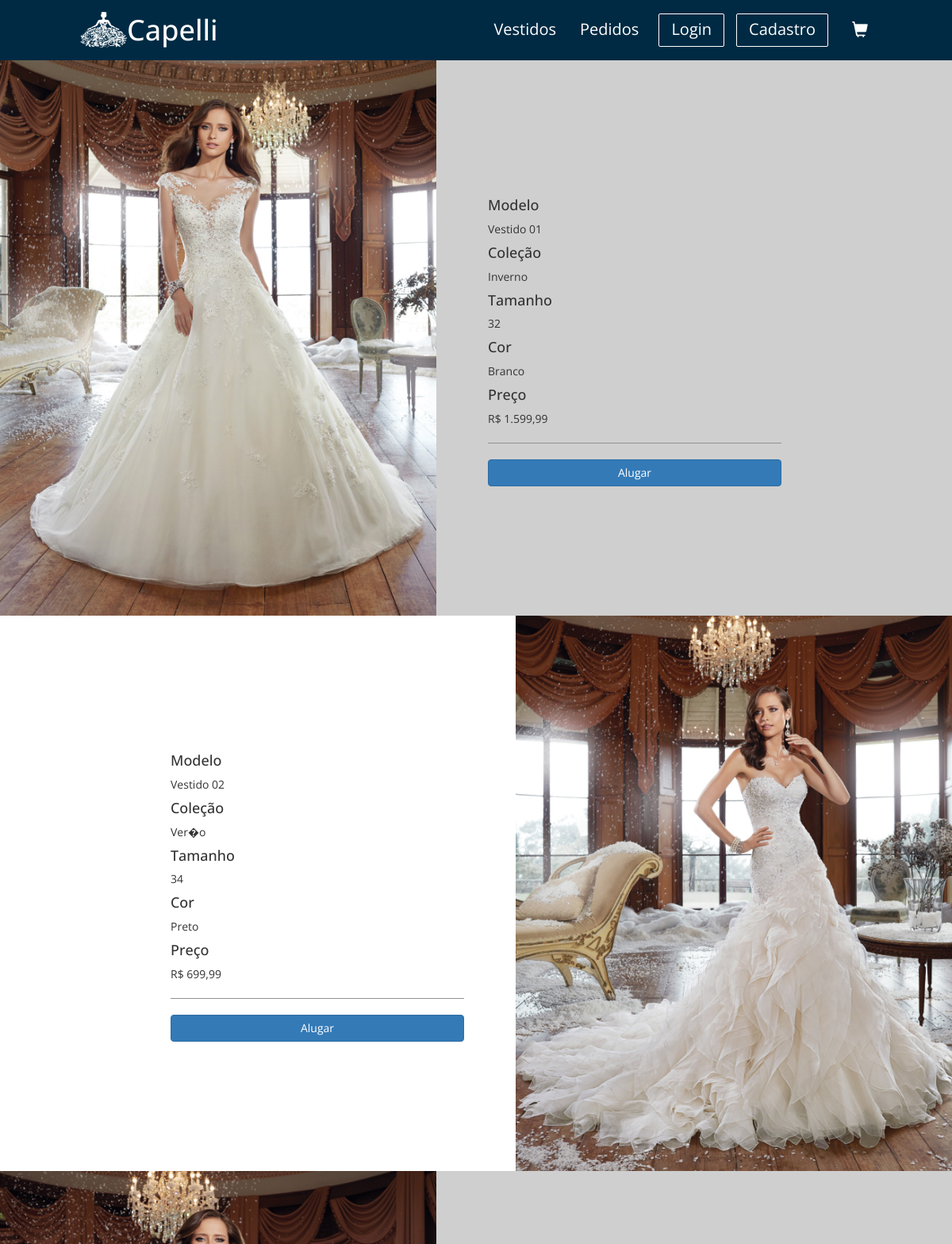
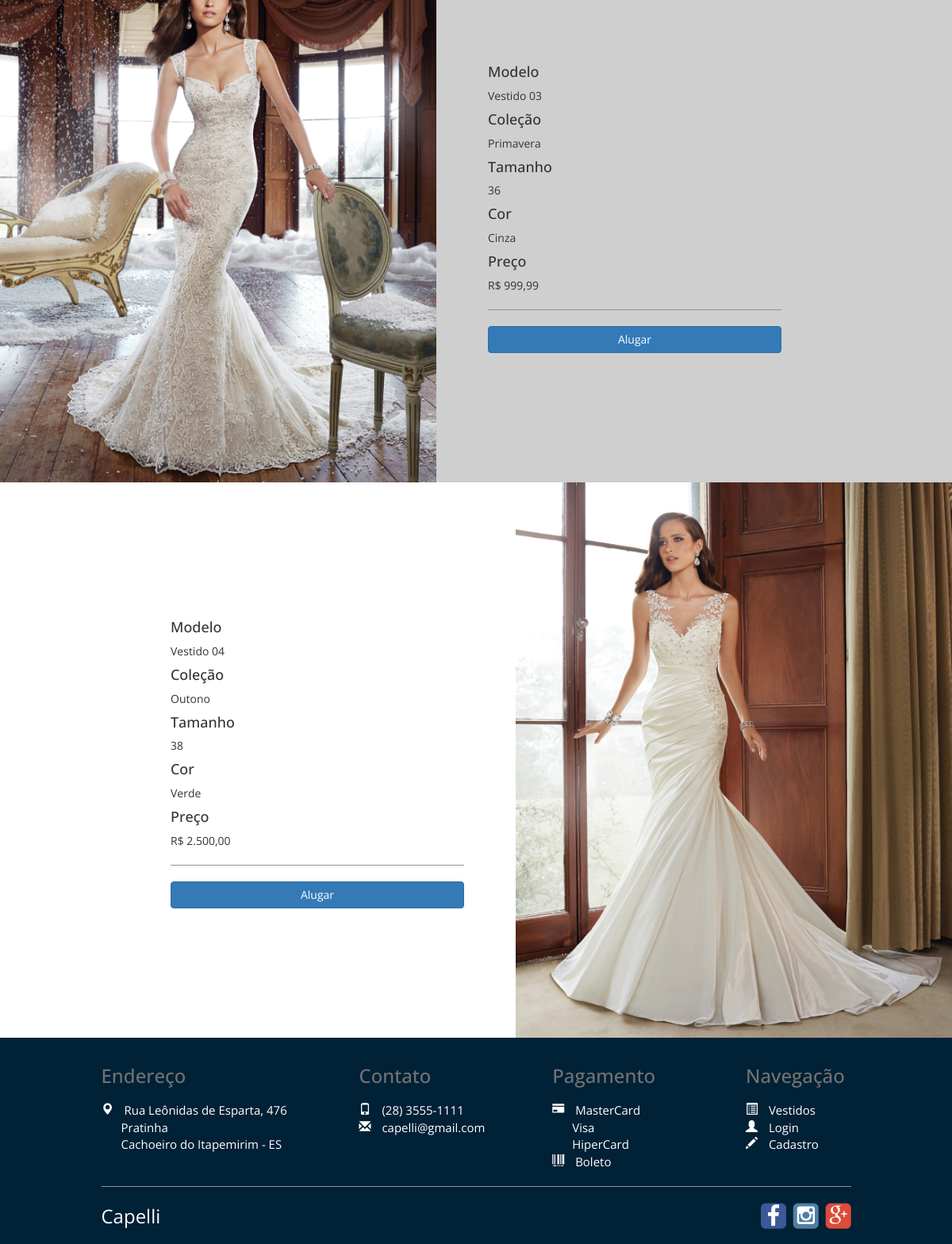
/Vestidos.php, run on the app's committed database (2 pictures, top to bottom).
### tables this page shows
CREATE TABLE vestido
(
id INT AUTO_INCREMENT,
nome VARCHAR(50) NOT NULL,
idTamanho INT NOT NULL,
idColecao  INT NOT NULL,
dataAquisicao DATE NOT NULL,
preco DOUBLE NOT NULL,
imagem VARCHAR(100) NOT NULL,
cor VARCHAR(25) NOT NULL,
PRIMARY KEY (id),
FOREIGN KEY (idColecao)
REFERENCES colecao(id),
FOREIGN KEY (idTamanho)
REFERENCES tamanho(id)
);

CREATE TABLE colecao
(
id INT AUTO_INCREMENT,
nome VARCHAR(50) NOT NULL,
idFornecedor INT NOT NULL,
PRIMARY KEY (id),
FOREIGN KEY (idFornecedor)
REFERENCES fornecedor(id)
);

CREATE TABLE tamanho
(
id INT AUTO_INCREMENT,
dimensoes  VARCHAR(30) NOT NULL UNIQUE,
PRIMARY KEY (id)
);

### ValidarSessaoUsuario.php (called while the page is built, shortened)
<?php
function VerificarCampo() {
    $campo = array();
    if (!isset($_SESSION['sIdUsuario']))
    {
        $campo[0] = "Login";
        $campo[1] = "Login.php";
    } else {
        $campo[0] = "Sair";
        $campo[1] = "SairUsuario.php";
    }
    return $campo;
}
?>

### Vestidos.php (the view, shortened to what this page needs)
<?php
require 'ValidarSessaoUsuario.php';
require 'Conexao.php';
$campo = VerificarCampo();
$sql = "SELECT vestido.* , tamanho.dimensoes AS tamanhoNome , colecao.nome AS colecaoNome
            FROM vestido INNER JOIN tamanho ON vestido.idTamanho = tamanho.id
            INNER JOIN colecao ON vestido.idColecao = colecao.id";
$resultado = mysqli_query($conn, $sql);
?>
<!DOCTYPE html>
<html xmlns="http://www.w3.org/1999/xhtml" lang="pt-br">
<head>
    <link href="./Content/bootstrap.min.css" rel="stylesheet" />
    <link href="./Content/font-awesome.min.css" rel="stylesheet" />
    <link href="./Content/Slider.css" rel="stylesheet" />
    <link href="./Content/Estilos.css" rel="stylesheet" />
</head>
<body>
    <div id="wrapper">
        <nav class="navbar">
            <div class="container-fluid">
                <div class="navbar-header">
                   <a class="navbar-brand" href="./Index.php">
                        <img src="./img/Logo.png" alt="Alternate Text" height="45" width="60" class="hidden-xs hidden-sm" />
                        <h1>Capelli</h1>
                    </a>
                </div>
                <div class="collapse navbar-collapse" id="bs-example-navbar-collapse-1">
                    <ul class="nav navbar-nav navbar-right">
                        <li><a href="./Vestidos.php">Vestidos</a></li>
                        <li><a href="./Pedidos.php">Pedidos</a></li>
                        <li class="espaco"><a href="<?php echo $campo[1]; ?>" class="nav-button"><?php echo $campo[0]; ?></a></li>
                        <li><a href="./Cadastro.php" class="nav-button">Cadastro</a></li>
                        <li class="hidden-xs"><a href="./Carrinho.php" class="glyphicon glyphicon-shopping-cart"></a></li>
                    </ul>
                </div>
            </div>
        </nav>
            <?php
            $contador = 1;
            while($linha = mysqli_fetch_assoc($resultado)) {
                $preco = number_format($linha['preco'], 2, ',', '.');
                if ($contador % 2 == 0)
                { ?>
                <div class="direita">
                <div class="col-xs-2"></div>
                <div class="col-xs-4">
                    <h4>Modelo</h4>
                    <p><?php echo $linha['nome']; ?></p>
                    <h4>Coleção</h4>
                    <p><?php echo $linha['colecaoNome']; ?></p>
                    <h4>Tamanho</h4>
                    <p><?php echo $linha['tamanhoNome']; ?></p>
                    <h4>Cor</h4>
                    <p><?php echo $linha['cor']; ?></p>
                    <h4>Preço</h4>
                    <p>R$ <?php echo $preco; ?></p>
                    <hr />
                    <a class="btn btn-default btn-primary center-block" href="./Carrinho.php?acao=add&id=<?php echo $linha['id']; ?>">Alugar</a>
                </div>
                <div class="col-xs-1"></div>
                <div class="col-xs-5">
                    <img src="Vestidos/<?php echo $linha['imagem']; ?>" class="pull-right" height="450" width="550" />
                </div>
            </div>
        <?php } else { ?>
        <div class="esquerda">
            <div class="col-xs-5">
                <img src="Vestidos/<?php echo $linha['imagem']; ?>" height="450" width="550" />
            </div>
            <div class="col-xs-1"></div>
            <div class="col-xs-4">
                <h4>Modelo</h4>
                <p><?php echo $linha['nome']; ?></p>
                <h4>Coleção</h4>
                <p><?php echo $linha['colecaoNome']; ?></p>
                <h4>Tamanho</h4>
                <p><?php echo $linha['tamanhoNome']; ?></p>
                <h4>Cor</h4>
                <p><?php echo $linha['cor']; ?></p>
                <h4>Preço</h4>
                <p>R$ <?php echo $preco; ?></p>
                <hr />
                <a class="btn btn-default btn-primary center-block" href="./Carrinho.php?acao=add&id=<?php echo $linha['id']; ?>">Alugar</a>
            </div>
            <div class="col-xs-2"></div>
        </div>
             <?php  }
                $contador++;
            }
             ?>
        </div>
        <footer class="footer">
            <div class="container-fluid">
                <div class="col-xs-1"></div>
                <div class="col-xs-10">
                    <div class="row">
                        <div class="col-sm-6 col-md-5 col-lg-4">
                            <h3>Endereço</h3>
                            <div>
                                <address>
                                    <span>
                                        <i class="glyphicon glyphicon-map-marker"></i>
                                        Rua Leônidas de Esparta, 476
                                    </span>
                                    <span>
                                        Pratinha
                                    </span>
                                    <span>
                                        Cachoeiro do Itapemirim - ES
                                    </span>
                                </address>
                            </div>
                        </div>
                        <div class="col-sm-4 col-md-4 col-lg-3">
                            <h3>Contato</h3>
                            <div>
                                <span>
                                    <i class="glyphicon glyphicon-phone"></i>
                                    (28) 3555-1111
                                </span>
                                <span>
                                    <i class="glyphicon glyphicon-envelope"></i>
                                    capelli@gmail.com
                                </span>
                            </div>
                        </div>
                        <div class="col-sm-6 col-md-3 col-lg-3">
                            <h3>Pagamento</h3>
                            <div>
                                <span>
                                    <i class="glyphicon glyphicon-credit-card"></i>
                                    MasterCard
                                </span>
                                <span>
                                    Visa
                                </span>
                                <span>
                                    HiperCard
                                </span>
                                <span>
                                    <i class="glyphicon glyphicon-barcode"></i>
                                    Boleto
                                </span>
                            </div>
                        </div>
                        <div class="col-sm-4 hidden-md col-lg-2">
                            <h3>Navegação</h3>
                            <div>
                                <span>
                                    <i class="glyphicon glyphicon-list-alt"></i>
                                    <a href="./Vestidos.php">Vestidos</a>
                                </span>
                                <span>
                                    <i class="glyphicon glyphicon-user"></i>
                                    <a href="./Login.php">Login</a>
                                </span>
                                <span>
                                    <i class="glyphicon glyphicon-pencil"></i>
                                    <a href="./Cadastro.php">Cadastro</a>
                                </span>
                            </div>
                        </div>
                    </div>
                    <hr />
                    <div class="end-footer">
                        <div class="row">
                            <div class="col-xs-2">
                                <span class="text-left" id="empresa">Capelli</span>
                            </div>
                            <div class="col-xs-5 col-sm-7"></div>
                            <div class="col-xs-5 col-sm-3 text-right">
                                <a href="#">
                                    <span class="fa-stack fa-lg icon-facebook">
                                        <i class="fa fa-square fa-stack-2x"></i>
                                        <i class="fa fa-facebook fa-stack-1x"></i>
                                    </span>
                                </a>
                                <a href="#">
                                    <span class="fa-stack fa-lg icon-instagram">
                                        <i class="fa fa-square fa-stack-2x"></i>
                                        <i class="fa fa-instagram fa-stack-1x"></i>
                                    </span>
                                </a>
                                <a href="#">
                                    <span class="fa-stack fa-lg icon-gplus">
                                        <i class="fa fa-square fa-stack-2x"></i>
                                        <i class="fa fa-google-plus fa-stack-1x"></i>
                                    </span>
                                </a>
                            </div>
                        </div>
                    </div>
                </div>
                <div class="col-xs-1"></div>
            </div>
        </footer>
</body>
</html>

### Content/Estilos.css (style rules this page uses)
﻿html, body { margin: 0; padding: 0; height: 100%; }
#wrapper { min-height: 100%; position: relative; }
body { font-family: 'Open Sans', sans-serif; background-color: #CFCFCF; }
.navbar { background-color: #002A43; border-radius: 0; border: 0; margin-bottom: 0; }
.navbar h1 { color: #fff; display: table-cell; vertical-align: middle; }
.navbar-header a { outline: none; }
.navbar-nav li { height: 76px; line-height: 44px; }
nav li a { color: #fff; }
.navbar-nav li a { text-align: center; font-size: 20px; line-height: inherit; }
.glyphicon { top: 0; }
@media (min-width: 768px) { .navbar .navbar-right { display: flex; float: none; justify-content: center; margin-right: -24px; } }
@media (min-width: 768px) { .navbar-nav .nav-button { line-height: 7.5px; margin-right: 15px; } }
@media (min-width: 768px) { .nav-button { margin: 17px 0; } }
@media (min-width: 768px) { .navbar-nav > li > a { padding-bottom: 17px; padding-top: 15px; } }
@media (min-width: 768px) { .espaco { margin-left: 10px; margin-right: 0; } }
@media (min-width: 992px) { .navbar .navbar-brand { display: inline-table; height: 76px; padding-left: 100px; } }
@media (min-width: 992px) { .navbar .navbar-right { display: initial; float: right; padding-right: 85px; } }
.nav-button { border-radius: 2px; height: 42px; border: solid thin #fff; }
@media (min-width: 768px) { .footer { height: 415px; } }
@media (min-width: 992px) { .footer { height: 260px; } }
.footer { background-color: #012136; }
footer .row { padding-top: 15px; }
footer h3 { color: #727273; padding-bottom: 10px; }
footer i { margin-right: 10px; }
footer span { display: block; font-size: 15px; color: #fff; }
footer a { color: #fff; }
footer a:link { text-decoration: none; }
#empresa { display: inline; font-size: 24px; }
.end-footer .row { padding-top: 0; }
.fa { margin-right: 0; margin-left: 3px; }
.fa-stack-1x { color: white; }
.fa-facebook { font-size: 29px; }
.icon-facebook { color: #3b5998; }
.fa-google-plus { font-size: 25px; color: #fff; }
.icon-gplus { color: #dd4b39; }
.fa-instagram { font-size: 26px; }
.icon-instagram { color: #517fa4; }
.end-footer span { margin-top: -2px; }
hr { border-color: #919191; }
.esquerda, .direita { display: flex; align-items: center; }
.esquerda img, .direita img { height: 700px; }
.direita { background-color: #fff; }
.direita .col-xs-5 { padding-right: 0; }
.esquerda .col-xs-5 { padding-left: 0; }

### data on the page
vestido: imagem (picture), nome "Vestido 01", idColecao.nome "Inverno", idTamanho.dimensoes "32", cor "Branco", preco "1.599,99"
vestido: nome "Vestido 02", idColecao.nome "Ver�o", idTamanho.dimensoes "34", cor "Preto", preco "699,99", imagem (picture)
vestido: imagem (picture), nome "Vestido 03", idColecao.nome "Primavera", idTamanho.dimensoes "36", cor "Cinza", preco "999,99"
vestido: nome "Vestido 04", idColecao.nome "Outono", idTamanho.dimensoes "38", cor "Verde", preco "2.500,00", imagem (picture)

### other printed values
$campo[0] "Login"
